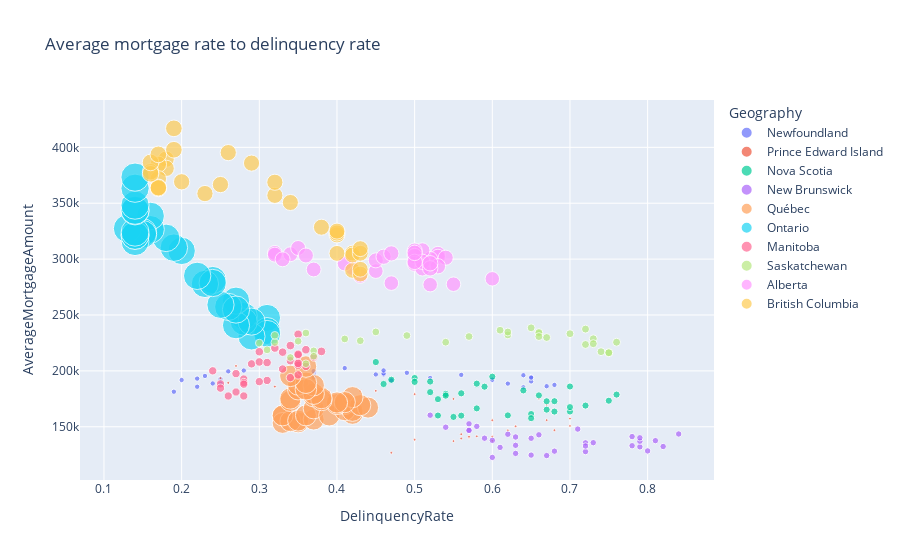

This figure's notebook cell:
### Code cell
px.scatter(data_frame=data_pop_del_mort_df,
          y = "AverageMortgageAmount",
          x = "DelinquencyRate",
          size= "PopulationSize",
          color= "Geography", 
          hover_name="Time",
          title="Average mortgage rate to delinquency rate")
